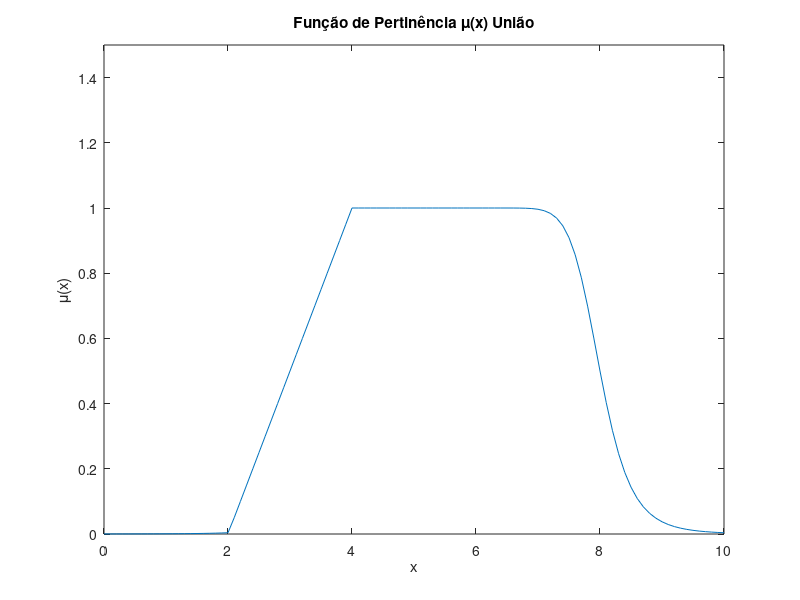

The MATLAB script that drew this image:
x = 0:0.1:10;

a = 2;
b = 4;
c = 6;
d = 8;

mu_triangular = trimf(x, [a b c]);
mu_trapezoidal = trapmf(x, [a b c d]);
mu_sigmoidal = sigmf(x, [a b]);
mu_gaussiana = gaussmf(x, [a b]);
mu_bellgaussiana = gbellmf(x, [a b c]);

% operações ponto a ponto
mu_uniao = max(mu_trapezoidal, mu_bellgaussiana);

plot(x, mu_uniao);
title('Função de Pertinência \mu(x) União');
xlabel('x');
ylabel('\mu(x)');
ylim([0 1.5])

